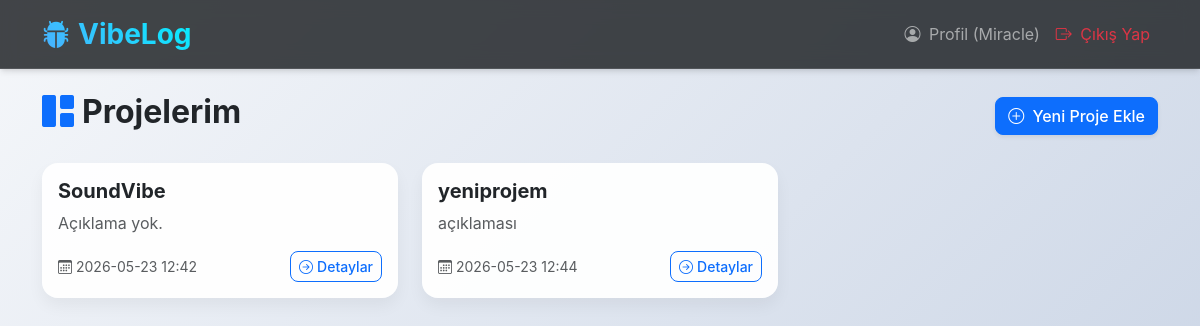
Screenshot of / (signed in) with the database file from the repository.
### app/models.py (models this page shows, shortened)
class User(UserMixin, db.Model):
    __tablename__ = 'users'
    id: Mapped[int] = mapped_column(primary_key=True)
    username: Mapped[str] = mapped_column(String(64), unique=True, nullable=False)
    email: Mapped[str] = mapped_column(String(120), unique=True, nullable=False)
    password_hash: Mapped[str] = mapped_column(String(256), nullable=False)
    created_at: Mapped[datetime] = mapped_column(default=datetime.utcnow)
    projects: Mapped[List["Project"]] = relationship(back_populates="user", cascade="all, delete-orphan")

class Project(db.Model):
    __tablename__ = 'projects'
    id: Mapped[int] = mapped_column(primary_key=True)
    name: Mapped[str] = mapped_column(String(100), nullable=False)
    description: Mapped[Optional[str]] = mapped_column(Text)
    created_at: Mapped[datetime] = mapped_column(default=datetime.utcnow)
    user_id: Mapped[int] = mapped_column(ForeignKey('users.id'), nullable=False)
    user: Mapped["User"] = relationship(back_populates="projects")
    bug_tickets: Mapped[List["BugTicket"]] = relationship(back_populates="project", cascade="all, delete-orphan")

### app/main/routes.py (the view)
@main.route('/')
@login_required
def index():
    projects = Project.query.filter_by(user_id=current_user.id).all()
    return render_template('main/index.html', title='Projelerim', projects=projects)

### app/models.py (called while the page is built)
@login_manager.user_loader
def load_user(id):
    return db.session.get(User, int(id))

### app/templates/main/index.html
{% extends "base.html" %}
{% block content %}
<div class="d-flex justify-content-between align-items-center mb-4">
    <h2 class="fw-bold"><i class="bi bi-grid-1x2-fill me-2 text-primary"></i>Projelerim</h2>
    <a href="{{ url_for('main.new_project') }}" class="btn btn-primary shadow-sm"><i class="bi bi-plus-circle me-1"></i> Yeni Proje Ekle</a>
</div>
{% if projects %}
    <div class="row row-cols-1 row-cols-md-2 row-cols-lg-3 g-4">
        {% for project in projects %}
        <div class="col">
            <div class="card h-100 hover-card">
                <div class="card-body">
                    <h5 class="card-title text-truncate fw-bold">{{ project.name }}</h5>
                    <p class="card-text text-muted text-truncate" style="max-height: 4.5em; overflow: hidden;">
                        {{ project.description or 'Açıklama yok.' }}
                    </p>
                </div>
                <div class="card-footer bg-transparent border-top-0 d-flex justify-content-between align-items-center pt-0 pb-3">
                    <small class="text-muted"><i class="bi bi-calendar3 me-1"></i>{{ project.created_at.strftime('%Y-%m-%d %H:%M') }}</small>
                    <a href="{{ url_for('main.project_detail', id=project.id) }}" class="btn btn-outline-primary btn-sm"><i class="bi bi-arrow-right-circle me-1"></i>Detaylar</a>
                </div>
            </div>
        </div>
        {% endfor %}
    </div>
{% else %}
    <div class="alert alert-info text-center py-5 border-0 shadow-sm rounded-4 bg-white">
        <h4 class="text-primary mb-3"><i class="bi bi-info-circle me-2"></i>Henüz bir projeniz bulunmuyor.</h4>
        <p class="mb-0 text-muted">Hemen yeni bir proje oluşturarak bug'larınızı takip etmeye başlayın!</p>
    </div>
{% endif %}
{% endblock %}

### app/templates/base.html (shortened to what this page needs)
<!DOCTYPE html>
<html lang="tr">
<head>
    <link href="https://cdn.jsdelivr.net/npm/bootstrap@5.3.0/dist/css/bootstrap.min.css" rel="stylesheet">
    <link rel="stylesheet" href="https://cdn.jsdelivr.net/npm/bootstrap-icons@1.11.3/font/bootstrap-icons.min.css">
    <link rel="stylesheet" href="{{ url_for('static', filename='css/style.css') }}">
</head>
<body class="bg-light">
    <nav class="navbar navbar-expand-lg navbar-dark navbar-glass mb-4 sticky-top">
        <div class="container">
            <a class="navbar-brand fs-3 fw-bold text-gradient" href="/"><i class="bi bi-bug-fill me-2 text-primary"></i>VibeLog</a>
            <div class="collapse navbar-collapse" id="navbarNav">
                <ul class="navbar-nav ms-auto">
                    {% if current_user.is_authenticated %}
                        <li class="nav-item">
                            <a class="nav-link" href="#"><i class="bi bi-person-circle me-1"></i> Profil ({{ current_user.username }})</a>
                        </li>
                        <li class="nav-item">
                            <a class="nav-link text-danger" href="{{ url_for('auth.logout') }}"><i class="bi bi-box-arrow-right me-1"></i> Çıkış Yap</a>
                        </li>
                    {% endif %}
                </ul>
            </div>
        </div>
    </nav>
    <div class="container">
        {% block content %}{% endblock %}
    </div>
</body>
</html>

### app/static/css/style.css (style rules this page uses)
body { background: linear-gradient(135deg, #f5f7fa 0%, #c3cfe2 100%); min-height: 100vh; font-family: 'Inter', -apple-system, BlinkMacSystemFont, "Segoe UI", Roboto, "Helvetica Neue", Arial, sans-serif; }
.navbar-glass { background: rgba(33, 37, 41, 0.85) !important; backdrop-filter: blur(10px); -webkit-backdrop-filter: blur(10px); border-bottom: 1px solid rgba(255, 255, 255, 0.1); box-shadow: 0 4px 6px -1px rgba(0, 0, 0, 0.1), 0 2px 4px -1px rgba(0, 0, 0, 0.06); }
.text-gradient { background: linear-gradient(45deg, #4facfe 0%, #00f2fe 100%); -webkit-background-clip: text; -webkit-text-fill-color: transparent; background-clip: text; }
.card { border: none; border-radius: 1rem; box-shadow: 0 0.5rem 1rem rgba(0, 0, 0, 0.05); transition: transform 0.3s ease, box-shadow 0.3s ease; background: rgba(255, 255, 255, 0.95); }
.btn { border-radius: 0.5rem; transition: all 0.3s ease; font-weight: 500; }

### rows the page displays
User: username "Miracle"
Project: name "SoundVibe", description "Açıklama yok.", created_at "2026-05-23 12:42"
Project: name "yeniprojem", description "açıklaması", created_at "2026-05-23 12:44"
